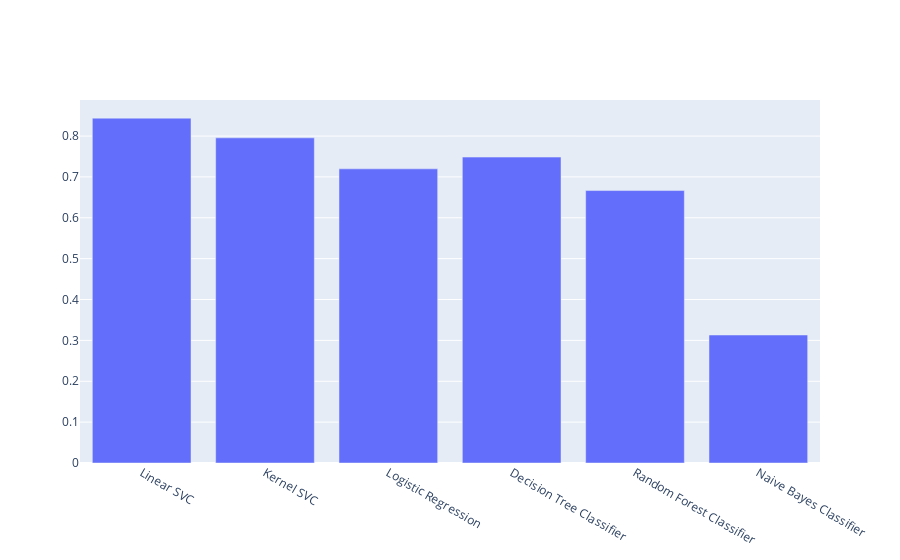

Notebook source saved alongside this figure:
### Code cell
models=['Linear SVC', 'Kernel SVC','Logistic Regression','Decision Tree Classifier','Random Forest Classifier','Naive Bayes Classifier' ]
fig = go.Figure(data=[
    go.Bar(name='f1_score', x=models, y=[f1_SVC_Linear,f1_SVC_rbf,f1_LR,f1_DT,f1_RF,f1_NB])])
fig.show()

### Figure 1 — Plotly figure (JSON) as saved in the notebook; plotly's stock layout.template omitted (floating-point values rounded to 4 significant figures)
{"data": [{"name": "f1_score", "x": ["Linear SVC", "Kernel SVC", "Logistic Regression", "Decision Tree Classifier", "Random Forest Classifier", "Naive Bayes Classifier"], "y": [0.8438, 0.7956, 0.7197, 0.7486, 0.6667, 0.3132], "type": "bar"}], "layout": {}}
